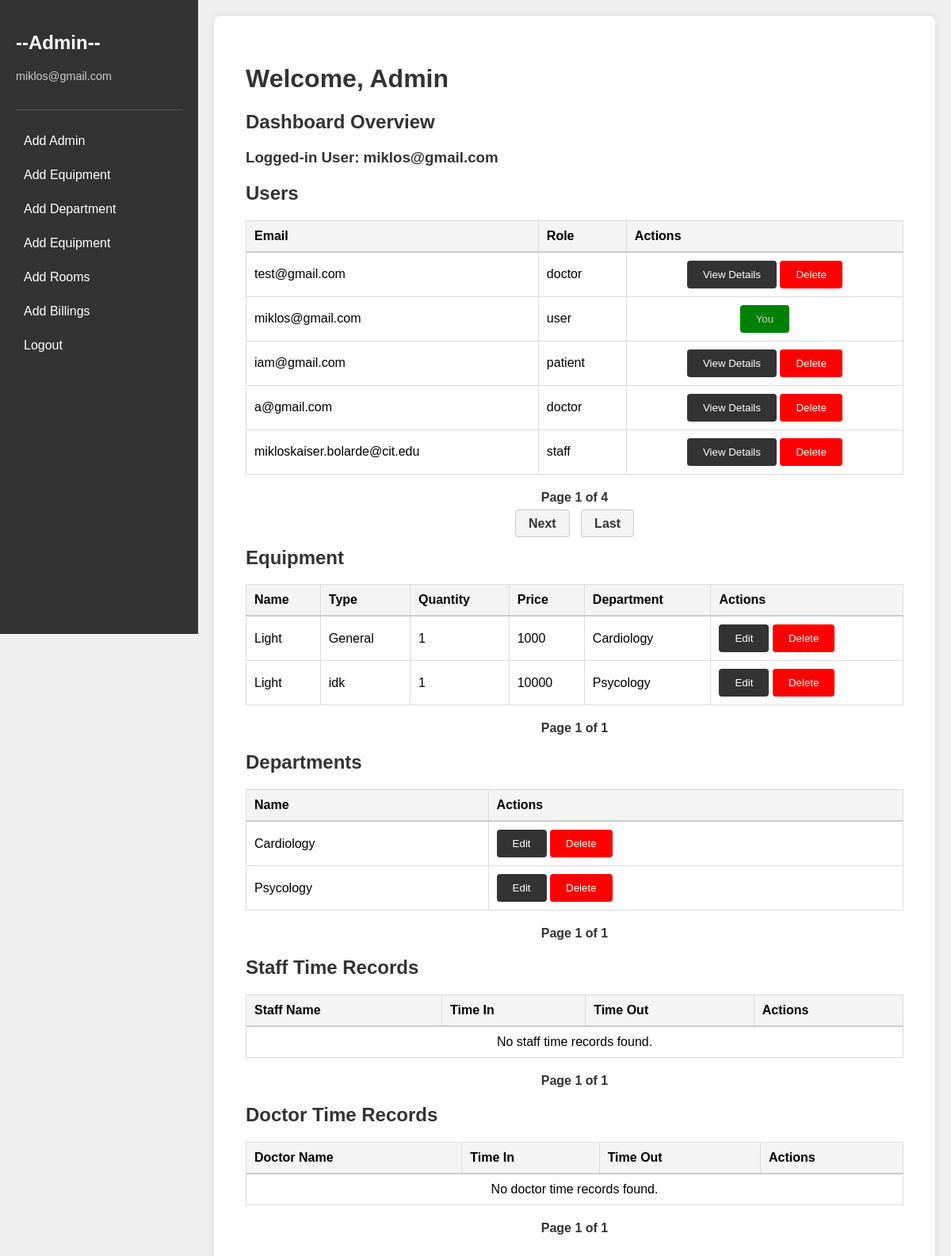
The app's page /adminLP/ (signed in), older data.
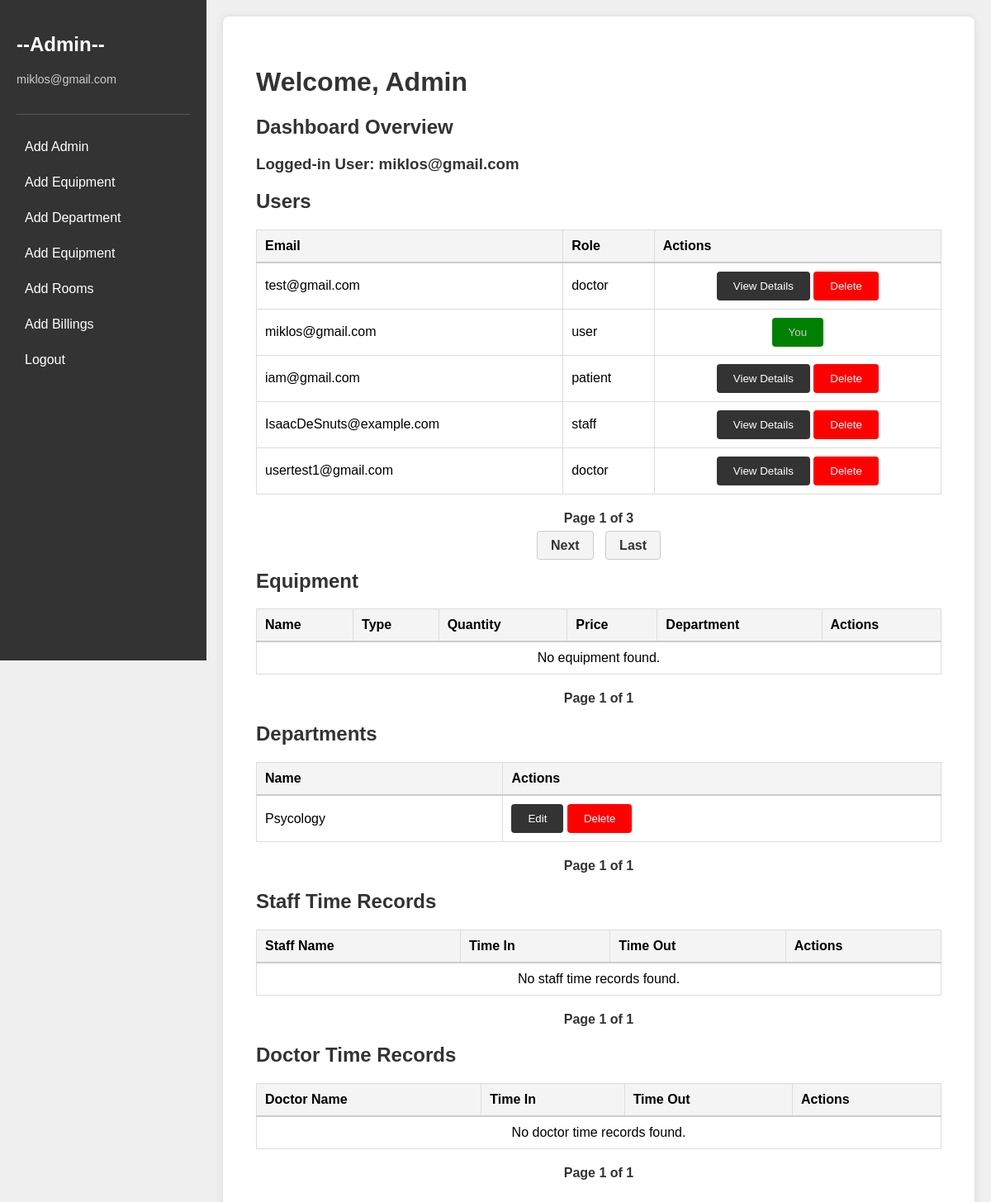
The same page, newer data.
### HPApp/models.py (models this page shows)
class User(AbstractBaseUser, PermissionsMixin):
    email = models.CharField(max_length=30,unique=True)
    role = models.CharField(max_length=20,default='user')
    is_active = models.BooleanField(default=True)
    is_staff = models.BooleanField(default=False)
    is_superuser = models.BooleanField(default=False)
    date_joined = models.DateTimeField(default=timezone.now)
    objects = CustomUserManager()
    USERNAME_FIELD = 'email'
    REQUIRED_FIELDS = []
    class Meta:
        verbose_name = 'user'
        verbose_name_plural = 'users'
    def __str__(self):
        return self.email

class Equipment(models.Model):
    eq_name = models.CharField(max_length=100, default='Unknown')
    eq_type = models.CharField(max_length=100, default='General')
    eq_qty = models.IntegerField(default=0)
    eq_price = models.IntegerField(default=0)
    department = models.ForeignKey(Department, on_delete=models.CASCADE, null=True, default=None)

class Department(models.Model):
    dep_name = models.CharField(max_length=100, default='Unknown')

### HPApp/views.py (the view)
# urls.py: path('adminLP/', views.admin_LP, name='admin_LP'),
@login_required
def admin_LP(request):
    users = models.User.objects.all()
    equipment_list = models.Equipment.objects.all()
    department_list = models.Department.objects.all()
    staff_time_records = models.TimeInAndOutStaff.objects.select_related('staff').order_by('-time_in')
    doctor_time_records = models.TimeInAndOutDoctor.objects.select_related('doctor').order_by('-time_in')
    user_paginator = Paginator(users, 5)
    user_page_number = request.GET.get('page')
    page_obj = user_paginator.get_page(user_page_number)
    equipment_paginator = Paginator(equipment_list, 5)
    equipment_page_number = request.GET.get('equipment_page')
    equipment_page_obj = equipment_paginator.get_page(equipment_page_number)
    department_paginator = Paginator(department_list, 5)
    department_page_number = request.GET.get('department_page')
    department_page_obj = department_paginator.get_page(department_page_number)
    staff_paginator = Paginator(staff_time_records, 5)
    staff_page_number = request.GET.get('staff_page')
    staff_page_obj = staff_paginator.get_page(staff_page_number)
    doctor_paginator = Paginator(doctor_time_records, 5)
    doctor_page_number = request.GET.get('doctor_page')
    doctor_page_obj = doctor_paginator.get_page(doctor_page_number)
    return render(request, 'admin_LP.html', {
        'page_obj': page_obj,
        'equipment_page_obj': equipment_page_obj,
        'department_page_obj': department_page_obj,
        'staff_page_obj': staff_page_obj,
        'doctor_page_obj': doctor_page_obj,
        'logged_in_user': request.user,
    })

### HPApp/templates/admin_LP.html (shortened to what the changed rows need)
<!DOCTYPE html>
<html lang="en">
<head>
</head>
<body>
    <div class="sidebar">
        <div class="profile">
            <h2 class="profile-name">--Admin--</h2>
            <p class="profile-email">{{ user }}</p>
        </div>
    </div>
    <div class="content">
        <h1>Welcome, Admin</h1>
        <h2>Dashboard Overview</h2>
        <h3>Logged-in User: {{ user }}</h3>
        <h2>Users</h2>
        <table style="width: 100%; border-collapse: collapse; margin-bottom: 20px;">
            <thead>
                <tr style="background-color: #f4f4f4; border-bottom: 2px solid #ccc;">
                    <th style="padding: 10px; text-align: left; border: 1px solid #ddd;">Email</th>
                    <th style="padding: 10px; text-align: left; border: 1px solid #ddd;">Role</th>
                    <th style="padding: 10px; text-align: left; border: 1px solid #ddd;">Actions</th>
                </tr>
            </thead>
            <tbody>
                {% for user in page_obj %}
                <tr>
                    <td style="padding: 10px; border: 1px solid #ddd;">{{ user.email }}</td>
                    <td style="padding: 10px; border: 1px solid #ddd;">{{ user.role }}</td>
                    <td style="padding: 10px; border: 1px solid #ddd; text-align: center;">
                        {% if user == logged_in_user %}
                            <button disabled style="padding: 10px 20px; background-color: green; color: #ccc; border: none; border-radius: 4px; cursor: not-allowed;">You</button>
                        {% elif user.role == 'user' %}
                            <h4>Admin</h4>
                        {% else %}
                        <button onclick="fetchUserDetails('{{ user.id }}')" style="padding: 10px 20px; background-color: #333; color: #fff; border: none; border-radius: 4px; cursor: pointer; transition: background-color 0.3s;">
                            View Details
                        </button>
                        <button onclick="deleteUser('{{ user.id }}')" style="padding: 10px 20px; background-color: red; color: #fff; border: none; border-radius: 4px; cursor: pointer; transition: background-color 0.3s;">
                            Delete
                        </button>
                        {% endif %}
                    </td>
                </tr>
                {% empty %}
                <tr>
                    <td colspan="3" style="padding: 10px; text-align: center; border: 1px solid #ddd;">No users found.</td>
                </tr>
                {% endfor %}
            </tbody>
        </table>
        <div style="text-align: center; margin-top: 20px;">
            <span style="font-size: 16px; color: #333; font-weight: bold;">
                Page {{ page_obj.number }} of {{ page_obj.paginator.num_pages }}
            </span>
            <div style="margin-top: 15px;">
                {% if page_obj.has_next %}
                    <a href="?page={{ page_obj.next_page_number }}" style="text-decoration: none; padding: 8px 16px; margin: 0 5px; border: 1px solid #ccc; border-radius: 4px; background-color: #f4f4f4; color: #333; font-weight: bold; transition: all 0.3s;">Next</a>
                    <a href="?page={{ page_obj.paginator.num_pages }}" style="text-decoration: none; padding: 8px 16px; margin: 0 5px; border: 1px solid #ccc; border-radius: 4px; background-color: #f4f4f4; color: #333; font-weight: bold; transition: all 0.3s;">Last</a>
                {% endif %}
            </div>
        </div>
        <h2>Equipment</h2>
        <table style="width: 100%; border-collapse: collapse; margin-bottom: 20px;">
            <thead>
                <tr style="background-color: #f4f4f4; border-bottom: 2px solid #ccc;">
                    <th style="padding: 10px; text-align: left; border: 1px solid #ddd;">Name</th>
                    <th style="padding: 10px; text-align: left; border: 1px solid #ddd;">Type</th>
                    <th style="padding: 10px; text-align: left; border: 1px solid #ddd;">Quantity</th>
                    <th style="padding: 10px; text-align: left; border: 1px solid #ddd;">Price</th>
                    <th style="padding: 10px; text-align: left; border: 1px solid #ddd;">Department</th>
                    <th style="padding: 10px; text-align: left; border: 1px solid #ddd;">Actions</th>
                </tr>
            </thead>
            <tbody>
                {% for equipment in equipment_page_obj %}
                <tr>
                    <td style="padding: 10px; border: 1px solid #ddd;">{{ equipment.eq_name }}</td>
                    <td style="padding: 10px; border: 1px solid #ddd;">{{ equipment.eq_type }}</td>
                    <td style="padding: 10px; border: 1px solid #ddd;">{{ equipment.eq_qty }}</td>
                    <td style="padding: 10px; border: 1px solid #ddd;">{{ equipment.eq_price }}</td>
                    <td style="padding: 10px; border: 1px solid #ddd;">{{ equipment.department.dep_name }}</td>
                    <td style="padding: 10px; border: 1px solid #ddd;">
                        <button onclick="openEquipmentEditModal('{{ equipment.id }}')" style="padding: 10px 20px; background-color: #333; color: #fff; border: none; border-radius: 4px; cursor: pointer; transition: background-color 0.3s;">
                            Edit
                        </button>
                        <button onclick="deleteEquipment('{{ equipment.id }}')" style="padding: 10px 20px; background-color: red; color: #fff; border: none; border-radius: 4px; cursor: pointer; transition: background-color 0.3s;">
                            Delete
                        </button>
                    </td>
                </tr>
                {% empty %}
                <tr>
                    <td colspan="6" style="padding: 10px; text-align: center; border: 1px solid #ddd;">No equipment found.</td>
                </tr>
                {% endfor %}
            </tbody>
        </table>
        <div style="text-align: center; margin-top: 20px;">
            <span style="font-size: 16px; color: #333; font-weight: bold;">
            </span>
        </div>
        <h2>Departments</h2>
        <table style="width: 100%; border-collapse: collapse; margin-bottom: 20px;">
            <thead>
                <tr style="background-color: #f4f4f4; border-bottom: 2px solid #ccc;">
                    <th style="padding: 10px; text-align: left; border: 1px solid #ddd;">Name</th>
                    <th style="padding: 10px; text-align: left; border: 1px solid #ddd;">Actions</th>
                </tr>
            </thead>
            <tbody>
                {% for department in department_page_obj %}
                <tr>
                    <td style="padding: 10px; border: 1px solid #ddd;">{{ department.dep_name }}</td>
                    <td style="padding: 10px; border: 1px solid #ddd;">
                        <button onclick="openDepartmentEditModal('{{ department.id }}')" style="padding: 10px 20px; background-color: #333; color: #fff; border: none; border-radius: 4px; cursor: pointer; transition: background-color 0.3s;">
                            Edit
                        </button>
                        <button onclick="deleteDepartment('{{ department.id }}')" style="padding: 10px 20px; background-color: red; color: #fff; border: none; border-radius: 4px; cursor: pointer; transition: background-color 0.3s;">
                            Delete
                        </button>
                    </td>
                </tr>
                {% empty %}
                <tr>
                    <td colspan="2" style="padding: 10px; text-align: center; border: 1px solid #ddd;">No departments found.</td>
                </tr>
                {% endfor %}
            </tbody>
        </table>
        <div style="text-align: center; margin-top: 20px;">
            <span style="font-size: 16px; color: #333; font-weight: bold;">
            </span>
        </div>
        <h2>Staff Time Records</h2>
        <table style="width: 100%; border-collapse: collapse; margin-bottom: 20px;">
            <thead>
                <tr style="background-color: #f4f4f4; border-bottom: 2px solid #ccc;">
                    <th style="padding: 10px; text-align: left; border: 1px solid #ddd;">Staff Name</th>
                    <th style="padding: 10px; text-align: left; border: 1px solid #ddd;">Time In</th>
                    <th style="padding: 10px; text-align: left; border: 1px solid #ddd;">Time Out</th>
                    <th style="padding: 10px; text-align: left; border: 1px solid #ddd;">Actions</th>
                </tr>
            </thead>
            <tbody>
            </tbody>
        </table>
        <div style="text-align: center; margin-top: 20px;">
            <span style="font-size: 16px; color: #333; font-weight: bold;">
            </span>
        </div>
        <h2>Doctor Time Records</h2>
        <table style="width: 100%; border-collapse: collapse; margin-bottom: 20px;">
            <thead>
                <tr style="background-color: #f4f4f4; border-bottom: 2px solid #ccc;">
                    <th style="padding: 10px; text-align: left; border: 1px solid #ddd;">Doctor Name</th>
                    <th style="padding: 10px; text-align: left; border: 1px solid #ddd;">Time In</th>
                    <th style="padding: 10px; text-align: left; border: 1px solid #ddd;">Time Out</th>
                    <th style="padding: 10px; text-align: left; border: 1px solid #ddd;">Actions</th>
                </tr>
            </thead>
            <tbody>
            </tbody>
        </table>
        <div style="text-align: center; margin-top: 20px;">
            <span style="font-size: 16px; color: #333; font-weight: bold;">
            </span>
        </div>
    </div>
</body>
</html>

Row changes from the older to the newer data that the page shows:
removed User: email "a@gmail.com", role "doctor"
removed User: email "mikloskaiser.bolarde@cit.edu", role "staff"
removed Equipment: eq_name "Light", eq_type "General", eq_qty "1", eq_price "1000", department.dep_name "Cardiology"
removed Equipment: eq_name "Light", eq_type "idk", eq_qty "1", eq_price "10000", department.dep_name "Psycology"
removed Department: dep_name "Cardiology"
now on this page (row unchanged): User: email "IsaacDeSnuts@example.com", role "staff"
now on this page (row unchanged): User: email "usertest1@gmail.com", role "doctor"
Text that changed along with them:
{{ page_obj.paginator.num_pages }}: "4" → "3"
text now shown: "No equipment found."
